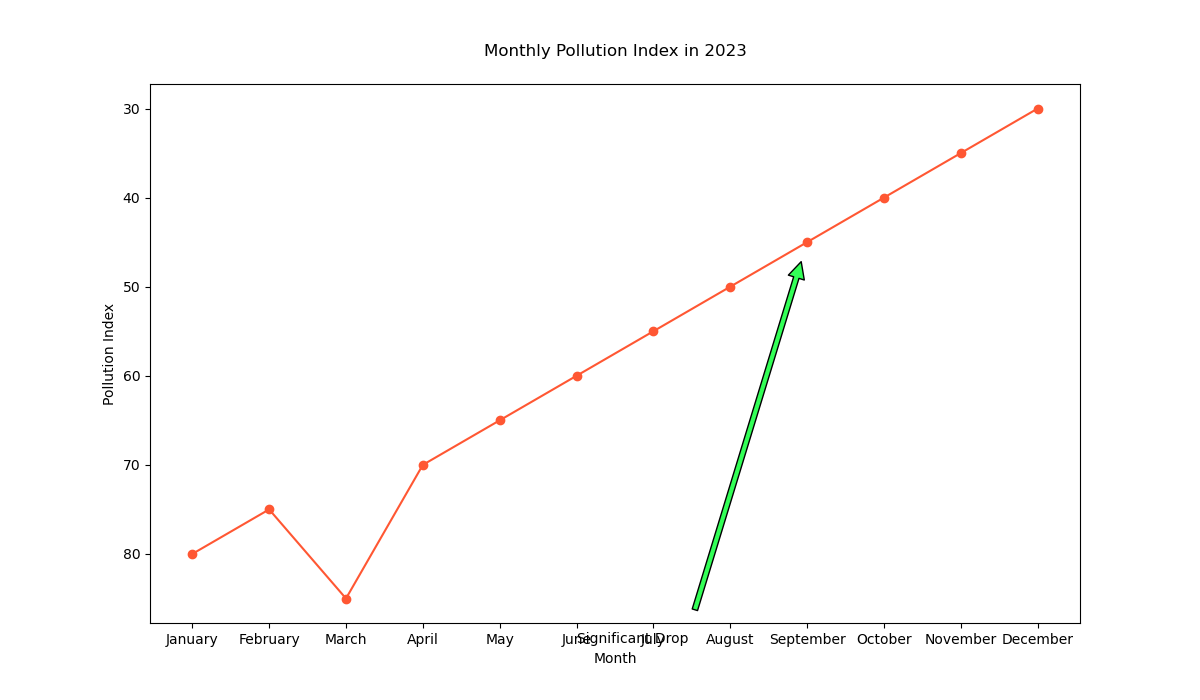

Source code (Python):

import matplotlib.pyplot as plt

# Data points
months = ["January", "February", "March", "April", "May", "June",
          "July", "August", "September", "October", "November", "December"]
pollution_index = [80, 75, 85, 70, 65, 60, 55, 50, 45, 40, 35, 30]

plt.figure(figsize=(12, 7))  # Adjust width and height of the chart
plt.plot(months, pollution_index, marker='o', linestyle='-', color='#FF5733')  # Specific hex color

# Annotation for a significant drop
plt.annotate('Significant Drop', xy=('September', 45), xytext=('June', 90),
             arrowprops=dict(facecolor='#33FF57', shrink=0.05))

# Adding labels and title
plt.xlabel('Month')
plt.ylabel('Pollution Index')
plt.title('Monthly Pollution Index in 2023', pad=20)

# Invert Y axis
plt.gca().invert_yaxis()

# Showing the plot
plt.show()
